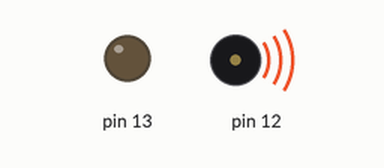
Recording of a sketch running on a simulated Arduino Uno, built with avr-gcc and run on an emulated ATmega328P. Parts: output pins drawn as LEDs (lit = HIGH), buzzer (waves = sounding). At 2.0 s the program stops and its outputs stay as they are.

Above: at 0.2 s.
Timing chart, 0 to 3.0 s (numbered marks = the images above):
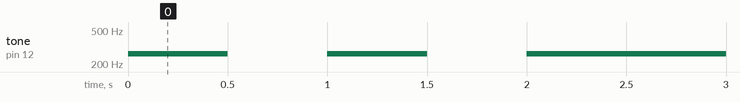

The sketch:

Led_Loop.ino
```cpp
//  Led_Loop by stationaryStation (Raul Perez)
void setup()
{
    pinMode(13, OUTPUT);
    for (int i = 0; i < 5; 1 + i)
    {
        tone(12, 262);
        delay(500);
        noTone(12);
        delay(500);
    }
    pinMode(13, INPUT);
}
void loop()
{

}
```

Measured:
- by itself, tone on pin 12: alternates 262 Hz for 0.50 s and silent for 0.50 s, 5 changes in all, then stays 262 Hz
